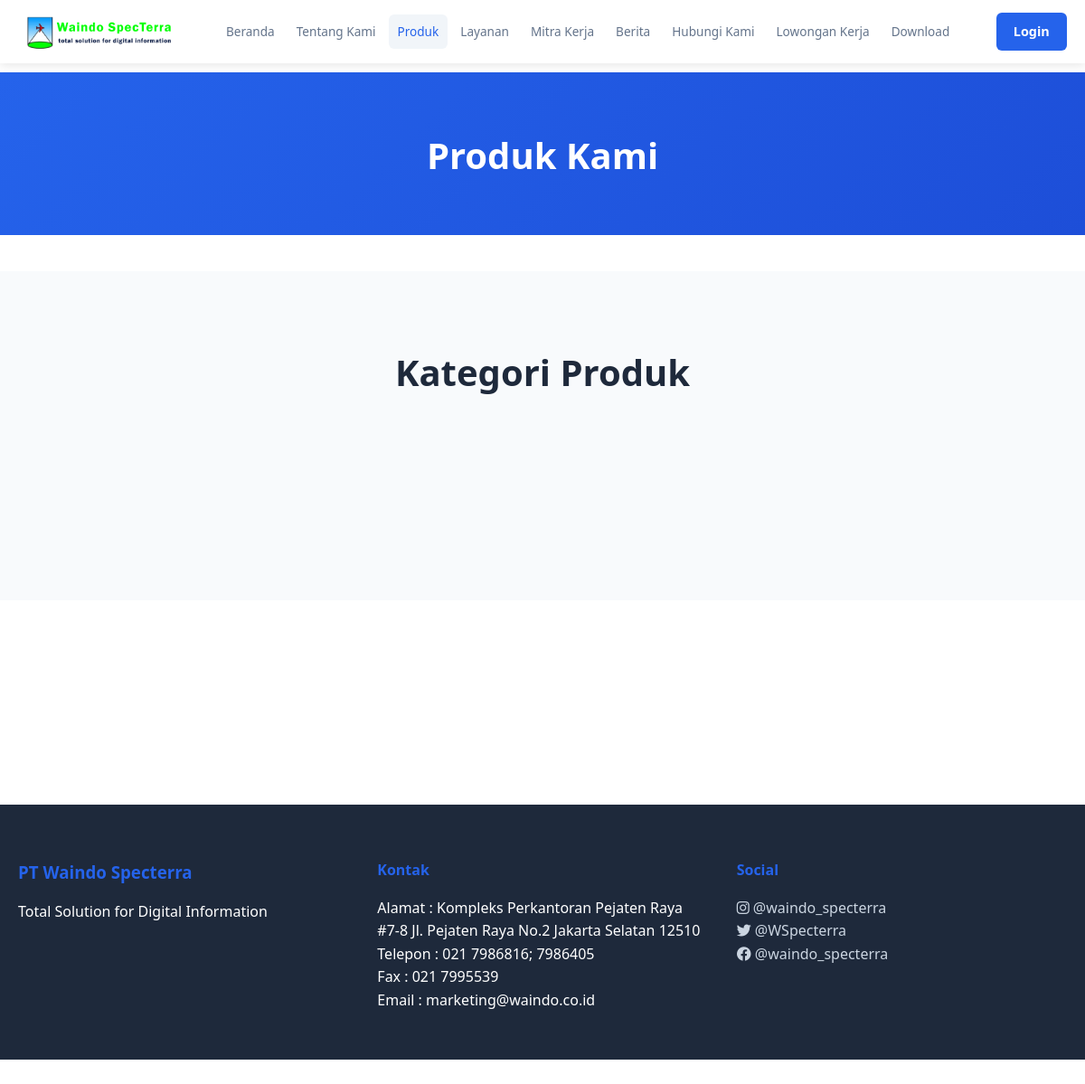
Page /produk.php on the earlier database version.
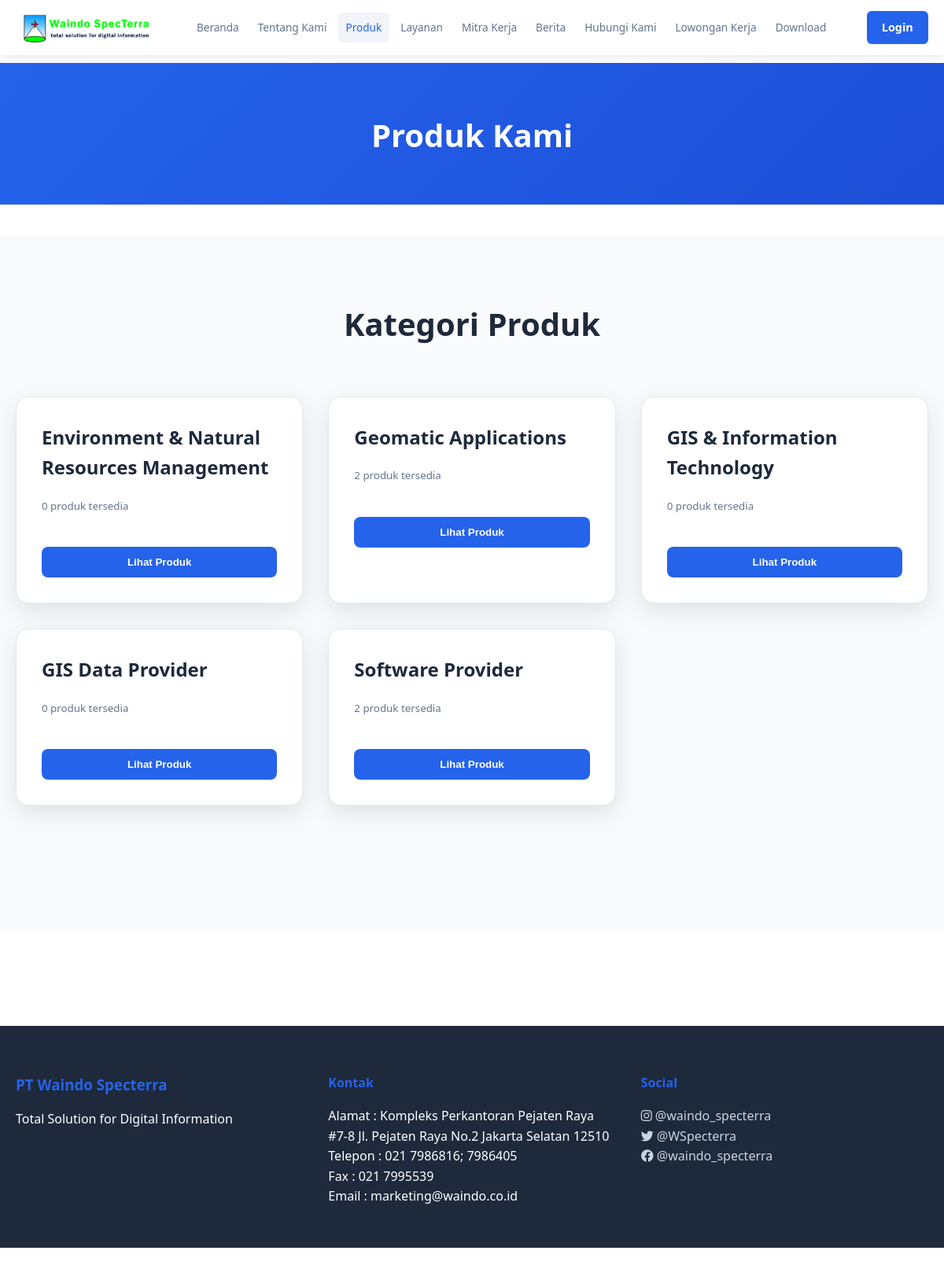
Same page on the later database version.
### tables this page shows
CREATE TABLE `product_categories` (
  `category_id` int NOT NULL,
  `category_key` varchar(50) NOT NULL,
  `category_name` varchar(100) NOT NULL,
  `category_description` text,
  `created_at` timestamp NULL DEFAULT CURRENT_TIMESTAMP,
  `updated_at` timestamp NULL DEFAULT CURRENT_TIMESTAMP ON UPDATE CURRENT_TIMESTAMP
);

### produk.php (the view, shortened to what this page needs)
<?php
require_once 'connect/koneksi.php';
$categories_query = "
    SELECT
        pc.*,
        COUNT(p.product_id) as product_count
    FROM product_categories pc
    LEFT JOIN products p ON pc.category_id = p.category_id AND p.status = 'active'
    GROUP BY pc.category_id
    ORDER BY pc.category_name
";
$categories_result = mysqli_query($conn, $categories_query);
?>
<!DOCTYPE html>
<html lang="id">
<head>
    <link rel="stylesheet" href="assets/css/common.css">
    <link rel="stylesheet" href="assets/css/navbar.css">
    <link rel="stylesheet" href="assets/css/pages.css">
    <link rel="stylesheet" href="assets/css/produk.css">
    <link rel="stylesheet" href="https://cdnjs.cloudflare.com/ajax/libs/font-awesome/6.0.0/css/all.min.css">
</head>
<body class="produk-page">
    <?php include 'includes/navbar.php'; ?>
    <div class="page-container">
        <header class="page-header">
            <div class="container">
                <h1 class="fade-in-up">Produk Kami</h1>
            </div>
        </header>
        <main class="page-content">
            <section class="products-section">
                <div class="container">
                    <div class="products-intro fade-in-up">
                        <h2>Kategori Produk</h2>
                    </div>
                    <div class="product-categories">
                        <?php while ($category = mysqli_fetch_assoc($categories_result)): ?>
                            <div class="category-card fade-in-up">
                                <h3><?php echo htmlspecialchars($category['category_name']); ?></h3>
                                <p><small><?php echo $category['product_count']; ?> produk tersedia</small></p>
                                <button class="category-btn" data-category="<?php echo $category['category_key']; ?>">Lihat Produk</button>
                            </div>
                        <?php endwhile; ?>
                    </div>
                </div>
            </section>
        </main>
    </div>
    <footer class="footer">
        <div class="container">
            <div class="footer-content">
                <div class="footer-section">
                    <h3>PT Waindo Specterra</h3>
                    <p>Total Solution for Digital Information</p>
                </div>
                <div class="footer-section">
                    <h4>Kontak</h4>
                    <p>Alamat : Kompleks Perkantoran Pejaten Raya #7-8 Jl. Pejaten Raya No.2 Jakarta Selatan 12510</p>
                    <p>Telepon : 021 7986816; 7986405</p>
                    <p>Fax : 021 7995539</p>
                    <p>Email : marketing@waindo.co.id</p>
                </div>
                <div class="footer-section">
                    <h4>Social</h4>
                    <p><a href="https://www.instagram.com/waindo_specterra?igshid=fysfd3j6l41n"><i class="fa-brands fa-instagram"></i> @waindo_specterra</a></p>
                    <p><a href="https://x.com/WSpecterra?s=08"><i class="fa-brands fa-twitter"></i> @WSpecterra</a></p>
                    <p><a href="https://www.instagram.com/waindo_specterra?igshid=fysfd3j6l41n"><i class="fa-brands fa-facebook"></i> @waindo_specterra</a></p>
                </div>
            </div>
        </div>
    </footer>
</body>
</html>

### includes/navbar.php (shortened to what this page needs)
<nav class="navbar">
    <div class="nav-container">
        <div class="nav-logo">
            <a href="index.php"><img src="assets/logo.png" alt="PT Waindo Specterra"></a>
        </div>
        <ul class="nav-menu" id="navMenu">
            <li><a href="index.php" <?php echo (basename($_SERVER['PHP_SELF']) == 'index.php') ? 'class="active"' : ''; ?>>Beranda</a></li>
            <li><a href="tentang-kami.php" <?php echo (basename($_SERVER['PHP_SELF']) == 'tentang-kami.php') ? 'class="active"' : ''; ?>>Tentang Kami</a></li>
            <li>
                <a href="produk.php"
                    <?php echo (basename($_SERVER['PHP_SELF']) == 'produk.php'
                        || strpos(basename($_SERVER['PHP_SELF']), 'produk-detail') !== false)
                        ? 'class="active"' : ''; ?>>
                    Produk
                </a>
            </li>
            <li><a href="layanan.php" <?php echo (basename($_SERVER['PHP_SELF']) == 'layanan.php') ? 'class="active"' : ''; ?>>Layanan</a></li>
            <li><a href="mitra-kerja.php" <?php echo (basename($_SERVER['PHP_SELF']) == 'mitra-kerja.php') ? 'class="active"' : ''; ?>>Mitra Kerja</a></li>
            <li>
                <a href="berita.php"
                    <?php echo (basename($_SERVER['PHP_SELF']) == 'berita.php'
                        || strpos(basename($_SERVER['PHP_SELF']), 'kegiatan-detail') !== false
                        || strpos(basename($_SERVER['PHP_SELF']), 'galeri') !== false)
                        ? 'class="active"' : ''; ?>>
                    Berita
                </a>
            </li>
            <li><a href="hubungi-kami.php" <?php echo (basename($_SERVER['PHP_SELF']) == 'hubungi-kami.php') ? 'class="active"' : ''; ?>>Hubungi Kami</a></li>
            <li>
                <a href="bergabung.php"
                    <?php echo (basename($_SERVER['PHP_SELF']) == 'bergabung.php'
                        || strpos(basename($_SERVER['PHP_SELF']), 'detail-lowongan') !== false)
                        ? 'class="active"' : ''; ?>>
                    Lowongan Kerja
                </a>
            </li>
            <li><a href="https://docs.google.com/forms/d/e/1FAIpQLSfvFEpx0w4Ypo9YcRmKH5IX3SI7kgk8DJGbKjUUuOAoC17IZQ/viewform" target="_blank">Download</a></li>
        </ul>
        <div class="nav-auth">
            <?php if (isset($_SESSION['user_id'])): ?>
                <div class="user-dropdown">
                    <button type="button" class="user-dropdown-btn">
                        <i class="fas fa-user"></i>
                        <?php echo htmlspecialchars($_SESSION['full_name'] ?: $_SESSION['username']); ?>
                        <i class="fas fa-chevron-down"></i>
                    </button>
                    <div class="user-dropdown-content">
                        <a href="<?php
                                    switch ($_SESSION['role']) {
                                        case 'admin':
                                            echo 'admin/dashboard.php';
                                            break;
                                        case 'pelamar':
                                            echo 'pelamar/dashboard.php';
                                            break;
                                        case 'hrd':
                                            echo 'hrd/dashboard.php';
                                            break;
                                        case 'konten':
                                            echo 'konten/dashboard.php';
                                            break;
                                        default:
                                            echo 'index.php';
                                    }
                                    ?>">
                            <i class="fas fa-tachometer-alt"></i> Dashboard
                        </a>
                        <a href="logout.php">
                            <i class="fas fa-sign-out-alt"></i> Logout
                        </a>
                    </div>
                </div>
            <?php else: ?>
                <a href="login.php" class="login-btn <?php echo (basename($_SERVER['PHP_SELF']) == 'login.php') ? 'active' : ''; ?>">Login</a>
            <?php endif; ?>
        </div>
    </div>
</nav>

### assets/css/common.css (style rules this page uses)
* { margin: 0; padding: 0; box-sizing: border-box; }
body { font-family: "Segoe UI", Tahoma, Geneva, Verdana, sans-serif; line-height: 1.6; color: #333; background-color: #ffffff; padding-top: 70px; }
.container { max-width: 1200px; margin: 0 auto; padding: 0 20px; }
.page-header { background: linear-gradient(135deg, #2563eb 0%, #1d4ed8 100%); color: white; padding: 120px 0 80px; text-align: center; }
.page-header h1 { font-size: 3rem; font-weight: 700; margin-bottom: 1rem; }
.footer { background: #1e293b; color: white; padding: 60px 0 20px; margin-top: 80px; }
.footer-content { display: grid; grid-template-columns: repeat(auto-fit, minmax(250px, 1fr)); gap: 2rem; margin-bottom: 2rem; }
.footer-section h3, .footer-section h4 { margin-bottom: 1rem; color: #2563eb; }
.footer-section a { color: #cbd5e1; text-decoration: none; transition: color 0.3s ease; }
.fade-in-up { animation: fadeInUp 0.6s ease-out; }

### assets/css/navbar.css (style rules this page uses)
body { margin-top: -60px; }
.navbar { background: #ffffff; box-shadow: 0 2px 10px rgba(0, 0, 0, 0.1); position: fixed; top: 0; left: 0; right: 0; width: 100%; height: 70px; z-index: 1000; }
.nav-container { display: flex; justify-content: space-between; align-items: center; max-width: 1200px; width: 100%; padding: 0 20px; margin: 0 auto; height: 100%; position: relative; }
.nav-logo { flex-shrink: 0; z-index: 1002; }
.nav-logo img { max-height: 45px; width: auto; display: block; }
.nav-menu { display: flex; align-items: center; list-style: none; gap: 0.5rem; flex: 1; justify-content: center; margin: 0 2rem; }
.nav-menu li { margin: 0; padding: 0; }
.nav-menu a { text-decoration: none; color: #64748b; font-weight: 500; transition: all 0.3s ease; padding: 0.6rem 0.8rem; border-radius: 6px; white-space: nowrap; font-size: 0.9rem; display: block; }
.nav-menu a:hover, .nav-menu a.active { color: #2563eb; background: #f1f5f9; }
.nav-auth { flex-shrink: 0; z-index: 1002; }
.login-btn { background: #2563eb; color: #fff !important; padding: 0.6rem 1.2rem; border-radius: 6px; transition: all 0.3s ease; font-weight: 600; white-space: nowrap; display: inline-block; text-align: center; font-size: 0.9rem; text-decoration: none; }
@media (max-width: 1200px) { .nav-menu { gap: 0.3rem; margin: 0 1.5rem; } }
@media (max-width: 1200px) { .nav-menu a { padding: 0.5rem 0.6rem; font-size: 0.85rem; } }

### assets/css/pages.css (style rules this page uses)
.page-container { min-height: 100vh; padding-top: 70px; }
.page-header { background: linear-gradient(135deg, #2563eb 0%, #1d4ed8 100%); color: white; padding: 60px 0 40px; text-align: center; }
.page-header h1 { font-size: 2.5rem; font-weight: 700; margin-bottom: 1rem; }
.page-content { padding: 40px 0; }
.container { max-width: 1200px; margin: 0 auto; padding: 0 20px; }

### assets/css/produk.css (style rules this page uses)
.products-section { padding: 80px 0; background: #f8fafc; }
.products-intro { text-align: center; margin-bottom: 60px; }
.products-intro h2 { font-size: 2.5rem; color: #1e293b; margin-bottom: 1rem; }
.product-categories { display: grid; grid-template-columns: repeat(auto-fit, minmax(350px, 1fr)); gap: 2rem; margin-bottom: 80px; }
.category-card { background: white; border-radius: 16px; padding: 2rem; box-shadow: 0 10px 30px rgba(0, 0, 0, 0.1); transition: all 0.3s ease; border: 1px solid #e2e8f0; }
.category-card h3 { font-size: 1.5rem; color: #1e293b; margin-bottom: 1rem; }
.category-card p { color: #64748b; margin-bottom: 1.5rem; }
.category-btn { background: #2563eb; color: white; padding: 0.75rem 1.5rem; border: none; border-radius: 8px; font-weight: 600; cursor: pointer; transition: all 0.3s ease; width: 100%; margin-top: 1rem; }
.fade-in-up { animation: fadeInUp 0.6s ease-out; }

Differences in the rows shown:
added product_categories: category_name "Environment & Natural Resources Management", product_count "0"
added product_categories: category_name "Geomatic Applications", product_count "2"
added product_categories: category_name "GIS & Information Technology", product_count "0"
added product_categories: category_name "GIS Data Provider", product_count "0"
added product_categories: category_name "Software Provider", product_count "2"
